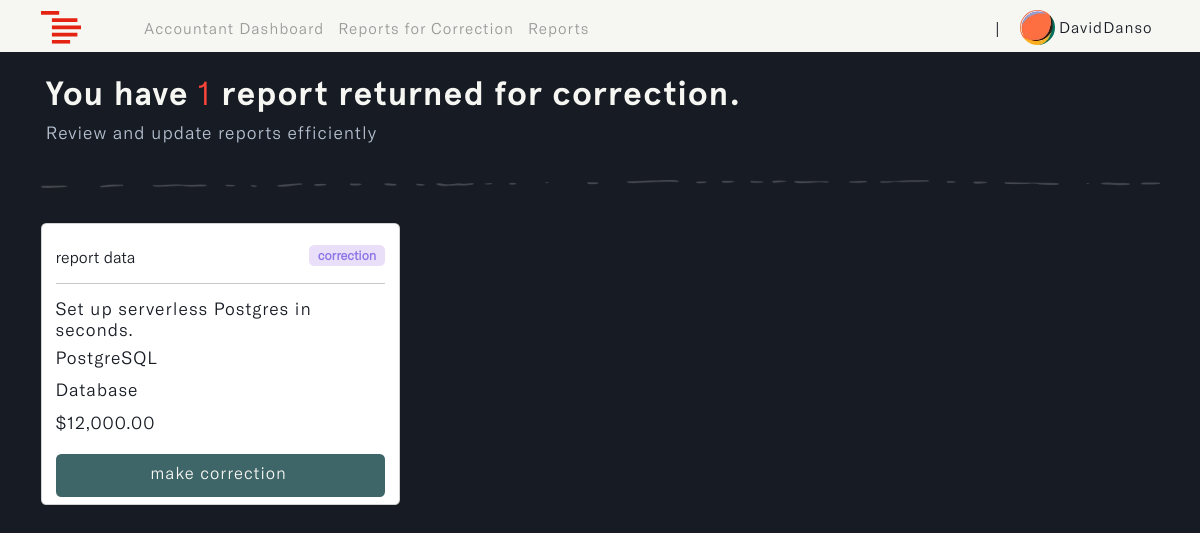
Page /accountant/corrections (signed in) on the earlier database version.
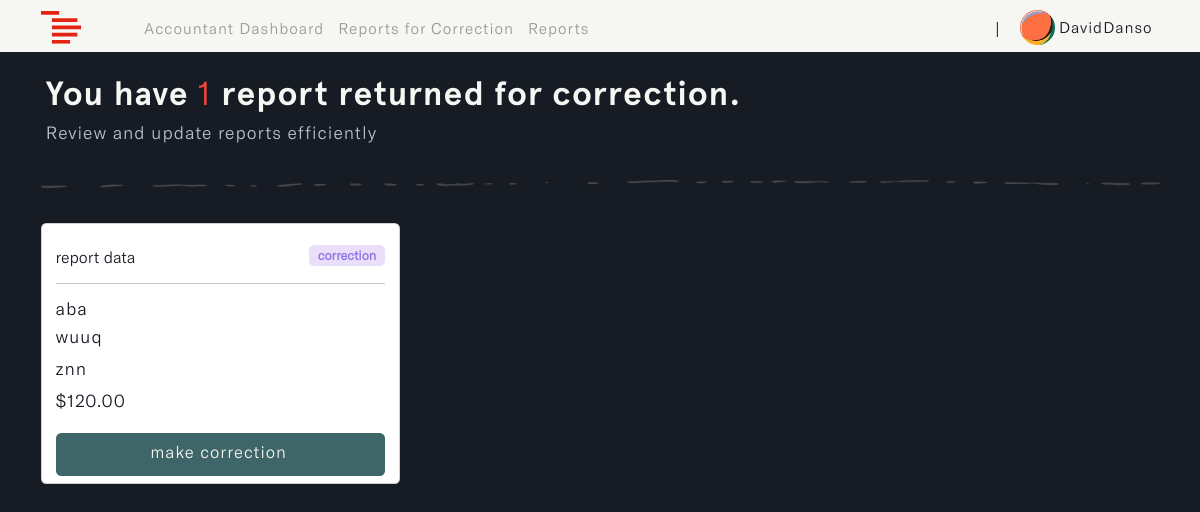
Same page on the later database version.
### reports/models.py (models this page shows, shortened)
class Report(models.Model):
    STATUS = (
        ('pending', 'pending'),
        ('correction', 'correction'),
        ('approve', 'approve'),
        ('reject', 'reject')
    )
    account_owner = models.ForeignKey(Profile, on_delete=models.CASCADE, null=True, db_index=True)
    description = models.TextField(null=True, blank=True, db_index=True)
    main_category = models.CharField(max_length=255, null=True, blank=True, db_index=True)
    sub_category = models.CharField(max_length=255, null=True, blank=True, db_index=True)
    status = models.CharField(max_length=255, default="pending", null=True, blank=True, choices=STATUS, db_index=True)
    payment = models.DecimalField(max_digits=10, decimal_places=2, null=True, blank=True, default=0.00, db_index=True)
    report_note = models.TextField(null=True, blank=True, db_index=True)
    updated_time_stamp = models.DateTimeField(auto_now=True, db_index=True)
    created_time_stamp = models.DateTimeField(auto_now_add=True, db_index=True)
    id = models.UUIDField(default=uuid.uuid4, primary_key=True, unique=True, editable=False)
    class Meta:
        ordering = ['-updated_time_stamp']

### accountant/views.py (the view)
# urls.py: path('corrections', views.corrections_page, name='corrections'),
@login_required(login_url='login')
def corrections_page(request):
    user = request.user.profile
    correction_reports = Report.objects.filter(status='correction', account_owner=user)
    correction_count = correction_reports.count()
    context = {
        'correction_reports': correction_reports,  # List of correction reports
        'correction_count': correction_count,      # Total count of correction reports
    }
    return render(request, 'accountant/corrections.html', context)

### accountant/templates/accountant/corrections.html (shortened to what this page needs)
{% load static %}
{% load widget_tweaks %}
{% load humanize %}
<!DOCTYPE html>
<html lang="en" class="js has-scroll-init has-scroll-smooth">
  <head>
    <link rel="stylesheet" href="{% static '/css/bootstrap.min.css' %}" />
    <link rel="stylesheet" href="{% static '/css/corrections.css' %}" />
  </head>
  <body
    id="pageTop"
    class="page-content"
    data-spy="scroll"
    data-target="#mainNav"
  >
    {% include 'nav.html' %}
    <main>
      <div data-scroll class="page page--layout-2" id="main">
        {% if correction_reports %}
        <div id="hero">
          <div class="container-fluid">
            <div class="hero-intro">
              <h1>
                You have <span>{{correction_count}}</span>
                report{{ correction_count|pluralize }} returned for correction.
              </h1>
              <p>Review and update reports efficiently</p>
            </div>
          </div>
        </div>
        <div id="correction">
          <div class="container">
            <img
              src="{% static 'images/line.png'%}"
              class="img-fluid d-flex mx-auto"
              id="page_line"
              alt="page_line"
            />
            <div class="row">
              {% for report in correction_reports %}
              <div class="col-md-4" id="correction-card">
                <div class="card">
                  <div class="card-body">
                    <small
                      >report data
                      <span class="badge correction">correction</span></small
                    >
                    <hr />
                    <h3 id="description">
                      {{report.description|truncatechars:40}}
                    </h3>
                    <h3 id="main_cat">
                      {{report.main_category|truncatechars:30}}
                    </h3>
                    <h3 id="sub_cat">
                      {{report.sub_category|truncatechars:30}}
                    </h3>
                    <h3 id="payment">
                      ${{ report.payment|floatformat:2|intcomma }}
                    </h3>
                    <div class="d-grid gap-2">
                      <a
                        href="{% url 'make-correction' report.id %}"
                        id="correction_btn"
                        class="btn"
                      >
                         make
                        correction
                      </a>
                    </div>
                  </div>
                </div>
              </div>
              {% endfor %}
            </div>
          </div>
        </div>
        {% endif %}
      </div>
    </main>
  </body>
</html>

Differences in the rows shown:
removed Report: description "Set up serverless Postgres in seconds.", main_category "PostgreSQL", sub_category "Database", payment "12,000.00"
now on this page (row edited): Report: description "aba", main_category "wuuq", sub_category "znn", payment "120.00"
